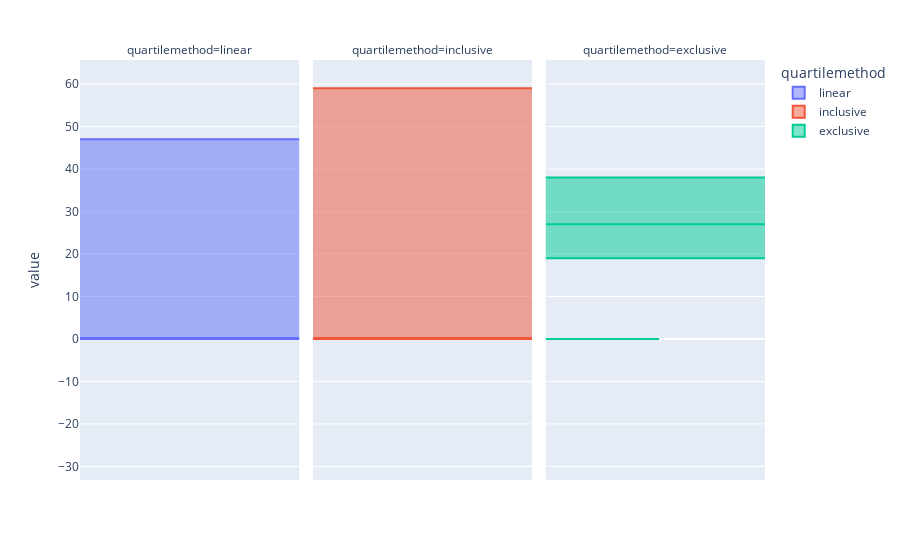

Notebook code for this chart:
### Code cell
df = pd.DataFrame(dict(
    linear=train['RoomService'],
    inclusive = train['Spa'],
    exclusive = train['Age']
)).melt(var_name='quartilemethod')

fig = px.box(
    df, 
    y='value', 
    facet_col='quartilemethod', 
    color='quartilemethod',
    boxmode='overlay',
    points='all'
)

fig.update_traces(quartilemethod='linear', jitter=0, col=1)
fig.update_traces(quartilemethod='inclusive', jitter=0, col=2)
fig.update_traces(quartilemethod='exclusive', jitter=0, col=3)

fig.show()

### Figure 1 — Plotly figure (JSON) as saved in the notebook; plotly's stock layout.template omitted (floating-point values rounded to 4 significant figures; data arrays with more than 128 entries replaced by an {"elided": "..."} marker saying what was removed)
{"data": [{"alignmentgroup": "True", "boxpoints": "all", "hovertemplate": "quartilemethod=linear<br>value=%{y}<extra></extra>", "legendgroup": "linear", "marker": {"color": "#636efa"}, "name": "linear", "notched": false, "offsetgroup": "linear", "orientation": "v", "showlegend": true, "x0": " ", "xaxis": "x", "y": {"elided": "8693 int values"}, "y0": " ", "yaxis": "y", "type": "box", "jitter": 0, "quartilemethod": "linear"}, {"alignmentgroup": "True", "boxpoints": "all", "hovertemplate": "quartilemethod=inclusive<br>value=%{y}<extra></extra>", "legendgroup": "inclusive", "marker": {"color": "#EF553B"}, "name": "inclusive", "notched": false, "offsetgroup": "inclusive", "orientation": "v", "showlegend": true, "x0": " ", "xaxis": "x2", "y": {"elided": "8693 int values"}, "y0": " ", "yaxis": "y2", "type": "box", "jitter": 0, "quartilemethod": "inclusive"}, {"alignmentgroup": "True", "boxpoints": "all", "hovertemplate": "quartilemethod=exclusive<br>value=%{y}<extra></extra>", "legendgroup": "exclusive", "marker": {"color": "#00cc96"}, "name": "exclusive", "notched": false, "offsetgroup": "exclusive", "orientation": "v", "showlegend": true, "x0": " ", "xaxis": "x3", "y": {"elided": "8693 int values"}, "y0": " ", "yaxis": "y3", "type": "box", "jitter": 0, "quartilemethod": "exclusive"}], "layout": {"xaxis": {"anchor": "y", "domain": [0, 0.32], "type": "category", "range": [0.01441, 0.2233], "autorange": false}, "yaxis": {"anchor": "x", "domain": [0, 1], "title": {"text": "value"}, "type": "linear", "range": [-33.19, 65.68], "autorange": false}, "xaxis2": {"anchor": "y2", "domain": [0.34, 0.66], "matches": "x", "type": "category", "range": [0.01441, 0.2233], "autorange": false}, "yaxis2": {"anchor": "x2", "domain": [0, 1], "matches": "y", "showticklabels": false, "type": "linear", "range": [-33.19, 65.68], "autorange": false}, "xaxis3": {"anchor": "y3", "domain": [0.68, 1.0], "matches": "x", "type": "category", "range": [0.01441, 0.2233], "autorange": false}, "yaxis3": {"anchor": "x3", "domain": [0, 1], "matches": "y", "showticklabels": false, "type": "linear", "range": [-33.19, 65.68], "autorange": false}, "annotations": [{"font": {}, "showarrow": false, "text": "quartilemethod=linear", "x": 0.16, "xanchor": "center", "xref": "paper", "y": 1, "yanchor": "bottom", "yref": "paper"}, {"font": {}, "showarrow": false, "text": "quartilemethod=inclusive", "x": 0.5, "xanchor": "center", "xref": "paper", "y": 1, "yanchor": "bottom", "yref": "paper"}, {"font": {}, "showarrow": false, "text": "quartilemethod=exclusive", "x": 0.84, "xanchor": "center", "xref": "paper", "y": 1, "yanchor": "bottom", "yref": "paper"}], "legend": {"title": {"text": "quartilemethod"}, "tracegroupgap": 0}, "margin": {"t": 60}, "boxmode": "overlay", "autosize": true}}
